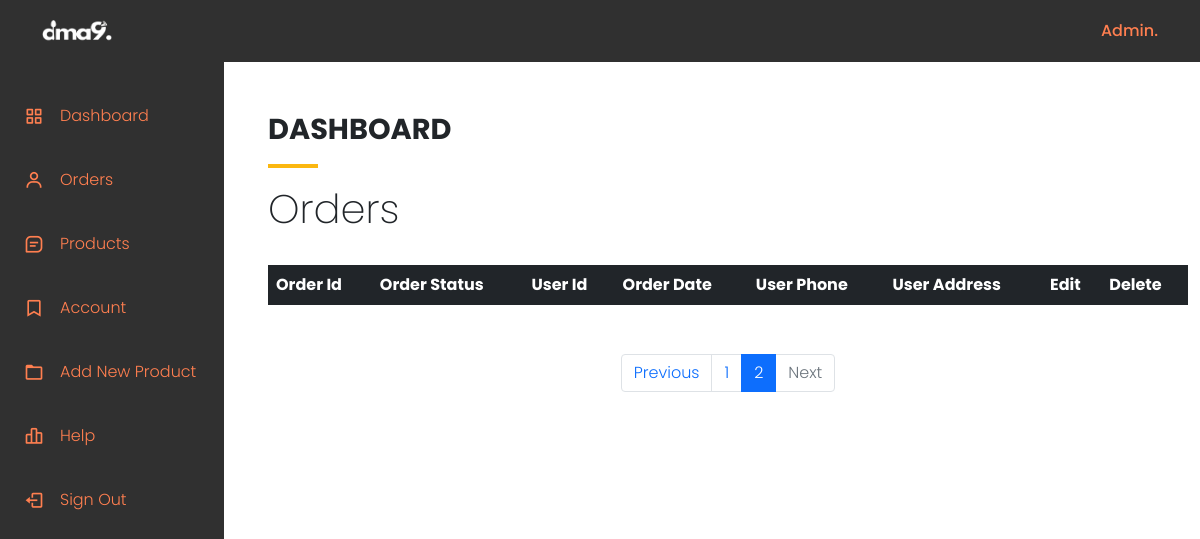
/admin/index.php?page_no=2 (signed in), run on an earlier commit of the app's database.
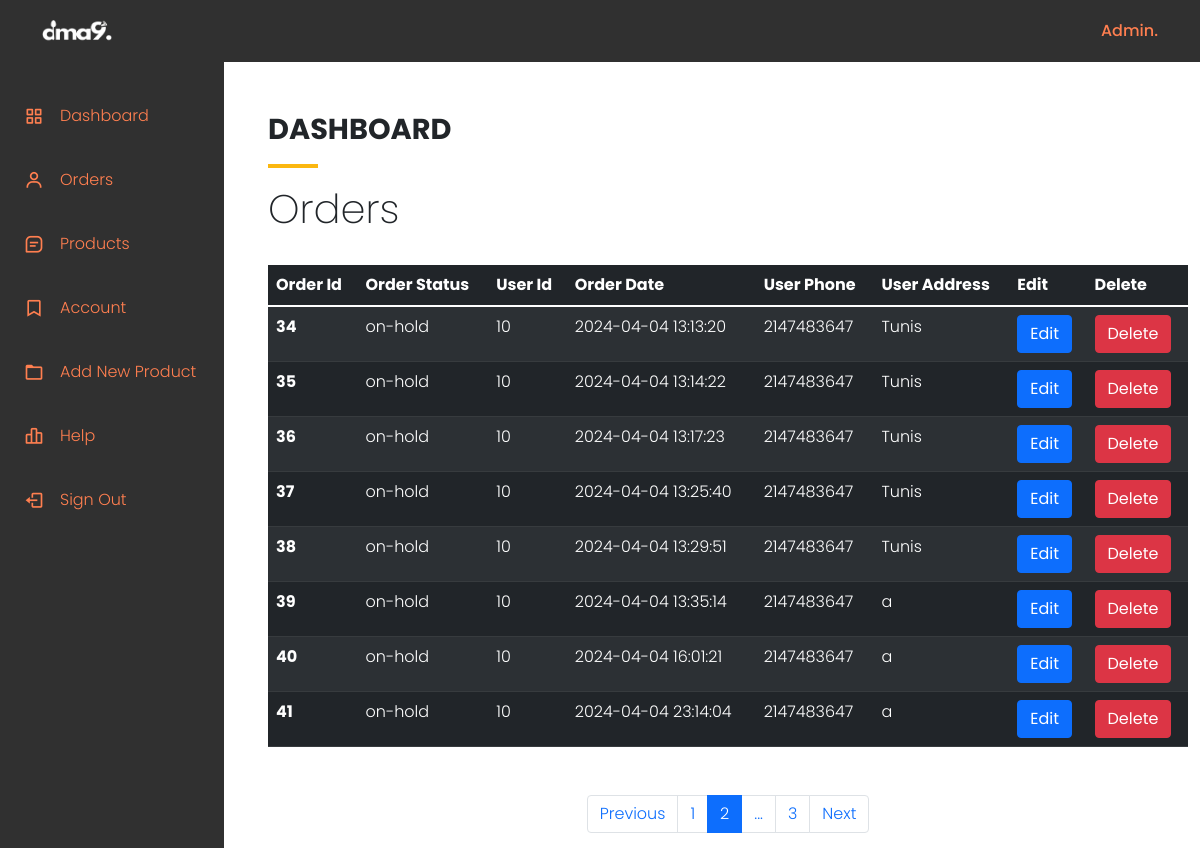
And on a later commit of the database.
### tables this page shows
CREATE TABLE `orders` (
  `order_id` int(11) NOT NULL,
  `order_cost` decimal(6,2) NOT NULL,
  `order_status` varchar(100) NOT NULL,
  `user_id` int(11) NOT NULL,
  `user_phone` int(11) NOT NULL,
  `user_city` varchar(255) NOT NULL,
  `user_address` varchar(255) NOT NULL,
  `order_date` datetime NOT NULL DEFAULT current_timestamp()
);

### admin/index.php (the view, shortened to what this page needs)
<?php include 'header.php'; ?>
<?php
    if(isset($_GET['page_no']) && $_GET['page_no'] != ""){
        $page_no = $_GET['page_no'];
    }else{
        $page_no = 1;
    }
    $stmt1 = $conn->prepare("SELECT COUNT(*) AS total_records FROM orders");
    $stmt1->execute();
    $stmt1->bind_result($total_records);
    $total_records_per_page = 8;
    $offset = ($page_no - 1) * $total_records_per_page;
    $total_no_of_pages = ceil($total_records/$total_records_per_page);
    $stmt2 = $conn->prepare("SELECT * FROM orders LIMIT $offset, $total_records_per_page");
    $stmt2->execute();
    $orders = $stmt2->get_result();
?>
<?php include 'sidemenu.php'; ?>
    <div class="container page-title text-left mt-5 py-4">
    <div class="py-1">
    </div>
        <h2>DASHBOARD</h2>
        <hr class="">
        <h1>Orders</h1>
    </div>
    <div class="container">
        <table class="table table-striped table-dark">
        <thead>
            <tr>
            <th scope="col">Order Id</th>
            <th scope="col">Order Status</th>
            <th scope="col">User Id</th>
            <th scope="col">Order Date</th>
            <th scope="col">User Phone</th>
            <th scope="col">User Address</th>
            <th scope="col">Edit</th>
            <th scope="col">Delete</th>
            </tr>
        </thead>
        <tbody>
        <?php while($order = $orders->fetch_assoc()){ ?>
            <tr>
            <th scope="row"><?php echo $order['order_id']; ?></th>
            <td><?php echo $order['order_status']; ?></td>
            <td><?php echo $order['user_id']; ?></td>
            <td><?php echo $order['order_date']; ?></td>
            <td><?php echo $order['user_phone']; ?></td>
            <td><?php echo $order['user_address']; ?></td>
            <td><a href="edit_order.php?order_id=<?php echo $order['order_id']; ?>" class="btn btn-primary">Edit</a></td>
            <td><a href="edit_order.php?order_id=<?php echo $order['order_id']; ?>" class="btn btn-danger">Delete</a></td>
            </tr>
        <?php } ?>
        </tbody>
        </table>
    </div>
        <nav aria-label="page navigation">
                <ul class="pagination justify-content-center mt-5">
                    <li class="page-item <?php if($page_no <= 1){echo 'disabled';} ?>">
                        <a class="page-link" href="<?php if($page_no <= 1){echo '#';}else{ echo '?page_no='.($page_no-1);} ?>">Previous</a>
                    </li>
                    <li class="page-item <?php if($page_no == 1){echo 'active';}?>"><a class="page-link" href="?page_no=1">1</a></li>
                    <li class="page-item <?php if($page_no == 2){echo 'active';}else if($total_no_of_pages < 2){echo 'disabled';} ?>" aria-current="page">
                        <a class="page-link" href="?page_no=2">2</a>
                    </li>
                    <?php if($total_no_of_pages > 2){ ?>
                        <li class="page-item"><a class="page-link" href="#">...</a></li>
                        <li class="page-item <?php if($page_no > 2){ echo 'active'; }?>"><a class="page-link" href="<?php if($page_no < 3){ echo '?page_no=3'; }else{ echo '?page_no='.$page_no; }?>">
                            <?php if($page_no < 3){ echo 3; }else{ echo $page_no; } ?></a></li>
                    <?php } ?>
                    <li class="page-item <?php if($page_no >= $total_no_of_pages){echo 'disabled';} ?>">
                        <a class="page-link" href="<?php if($page_no >= $total_no_of_pages){echo '#';}else{ echo '?page_no='.($page_no+1);} ?>">Next</a>
                    </li>
                </ul>
        </nav>
<?php include 'footer.php'; ?>

### admin/header.php (shortened to what this page needs)
<!DOCTYPE html>
<html>
<head>
    <link href="https://cdn.jsdelivr.net/npm/bootstrap@5.1.3/dist/css/bootstrap.min.css" rel="stylesheet">
    <link rel="stylesheet" href="https://cdnjs.cloudflare.com/ajax/libs/font-awesome/4.7.0/css/font-awesome.min.css">
    <link rel="stylesheet" href="/assets/css/fontawesome.min.css">
    <link rel="stylesheet" href="https://cdn.jsdelivr.net/npm/bootstrap@5.0.0-beta1/dist/css/bootstrap.min.css">
    <link rel="stylesheet" href="https://cdn.jsdelivr.net/npm/boxicons@latest/css/boxicons.min.css">
    <link rel="stylesheet" href="../assets/css/style.css">
    <link rel="stylesheet" href="dashboard.css">
</head>
<body id="body-pd" class="body-pd">
    <nav class="navbar navbar-expand-lg navbar-light bg-white py-3 fixed-top">
            <div class="container">
                <img class="logo" src="../assets/imgs/dma9-logo-2.png">
            <div class="nav-buttons">
                <ul class="navbar-nav me-auto mb-2 mb-lg-0">
                <li class="nav-item admin">
                    <span>Admin.</span>
                </li>
                </ul>
            </div>
            </div>
    </nav>

### admin/sidemenu.php
<section id="sidebar">
        <div class="l-navbar mt-5 pt-5 show" id="nav-bar">
            <nav class="nav">
                <div>
                    <div class="nav_list"> <a href="index.php" class="nav_link active"> <i class='bx bx-grid-alt nav_icon'></i> <span class="nav_name">Dashboard</span> </a> <a href="index.php" class="nav_link"> <i class='bx bx-user nav_icon'></i> <span class="nav_name">Orders</span> </a> <a href="products.php" class="nav_link"> <i class='bx bx-message-square-detail nav_icon'></i> <span class="nav_name">Products</span> </a> <a href="account.php" class="nav_link"> <i class='bx bx-bookmark nav_icon'></i> <span class="nav_name">Account</span> </a> <a href="add_product.php" class="nav_link"> <i class='bx bx-folder nav_icon'></i> <span class="nav_name">Add New Product</span> </a> <a href="#" class="nav_link"> <i class='bx bx-bar-chart-alt-2 nav_icon'></i> <span class="nav_name">Help</span> </a> </div>
                </div>
                <a href="logout.php?logout=1" class="nav_link sign-out"> <i class='bx bx-log-out nav_icon'></i> <span class="nav_name">Sign Out</span> </a>
            </nav>
        </div>
    </section>

### admin/footer.php (shortened to what this page needs)
</body>
</html>

### assets/css/style.css (style rules this page uses)
* { margin: 0; padding: 0; box-sizing: border-box; }
body { font-family: 'Poppins',sans-serif; font-weight: 300; }
h1 { font-size: 2.5rem; font-weight: 200; }
h2 { font-size: 1.8rem; font-weight: 300; }
.navbar { font-size: 16px; padding-bottom: 1.2rem !important; padding-top: 1.2rem !important; top: 0; left: 0; }
.nav-buttons { margin-left: 60%; }
.logo { width: 100.8px; height: 43.2px; }
hr { width: 30px; height: 3px !important; opacity: 1 !important; background-color: #fb774b; margin: 20px auto; }
hr { width: 50px; border: 2px solid #fbb710; margin: 17px 0; }

### admin/dashboard.css (style rules this page uses)
.navbar { background-color: rgb(48, 48, 48) !important; font-size: 16px; padding-bottom: 1rem !important; padding-top: 1rem !important; top: 0; left: 0; }
.navbar-light .navbar-nav .admin { font-weight: 500; color: coral !important; }
.nav-buttons { margin-left: 85%; }
.logo { width: 70px; height: 30px; }
:root { --header-height: 3rem; --nav-width: 68px; --first-color: #4723D9; --first-color-light: #AFA5D9; --white-color: #F7F6FB; --body-font: 'Nunito', sans-serif; --normal-font-size: 1rem; --z-fixed: 100; }
a { text-decoration: none; }
.l-navbar { position: fixed; top: 0; left: -30%; width: var(--nav-width); height: 100vh; background-color: rgb(48, 48, 48); padding: .5rem 1rem 0 0; z-index: var(--z-fixed); }
.nav { display: flex; flex-direction: column; justify-content: space-between; overflow: hidden; }
.nav_logo, .nav_link { display: grid; grid-template-columns: max-content max-content; align-items: center; column-gap: 1rem; padding: .5rem 0 .5rem 1.5rem; }
.nav_link { position: relative; color: coral; margin-bottom: 1.5rem; transition: .3s; }
.nav_icon { font-size: 1.25rem; }
.show { left: 0; }
.body-pd { padding-left: calc(var(--nav-width)); }
.active { color: coral; }
.active::before { content: ''; position: absolute; left: 0; width: 2px; height: 32px; }
@media screen and (min-width: 768px) { .l-navbar { left: 0; padding: 1rem 1rem 0 0; } }
@media screen and (min-width: 768px) { .show { width: calc(var(--nav-width) + 156px); } }
@media screen and (min-width: 768px) { .body-pd { padding-left: calc(var(--nav-width) + 188px); } }
.page-title h2 { font-weight: 700; margin-top: 1rem; }

What changed in the data, as far as the page shows it:
added orders: order_id "34", order_status "on-hold", user "10", order_date "2024-04-04 13:13:20", user_phone "2147483647", user_address "Tunis"
added orders: order_id "35", order_status "on-hold", user "10", order_date "2024-04-04 13:14:22", user_phone "2147483647", user_address "Tunis"
added orders: order_id "36", order_status "on-hold", user "10", order_date "2024-04-04 13:17:23", user_phone "2147483647", user_address "Tunis"
added orders: order_id "37", order_status "on-hold", user "10", order_date "2024-04-04 13:25:40", user_phone "2147483647", user_address "Tunis"
added orders: order_id "38", order_status "on-hold", user "10", order_date "2024-04-04 13:29:51", user_phone "2147483647", user_address "Tunis"
added orders: order_id "39", order_status "on-hold", user "10", order_date "2024-04-04 13:35:14", user_phone "2147483647", user_address "a"
added orders: order_id "40", order_status "on-hold", user "10", order_date "2024-04-04 16:01:21", user_phone "2147483647", user_address "a"
added orders: order_id "41", order_status "on-hold", user "10", order_date "2024-04-04 23:14:04", user_phone "2147483647", user_address "a"
Also different on the page:
text now shown: "... 3"
